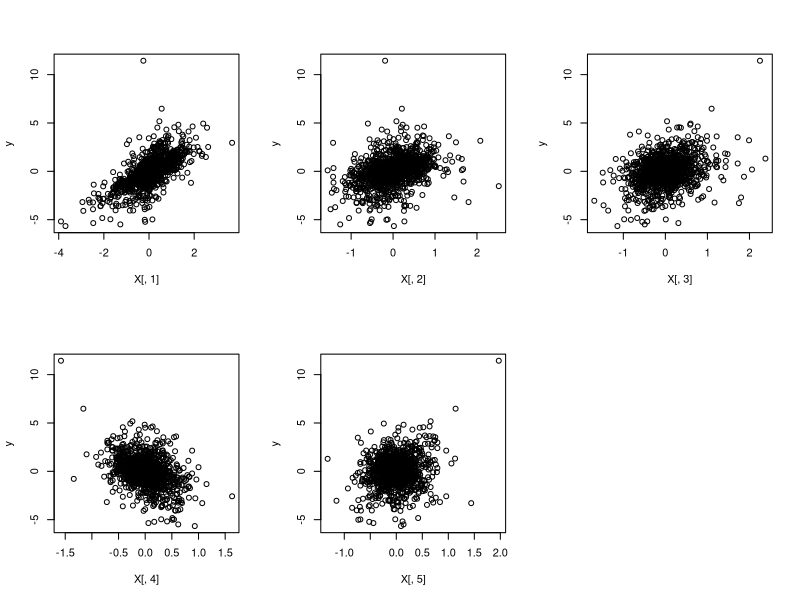
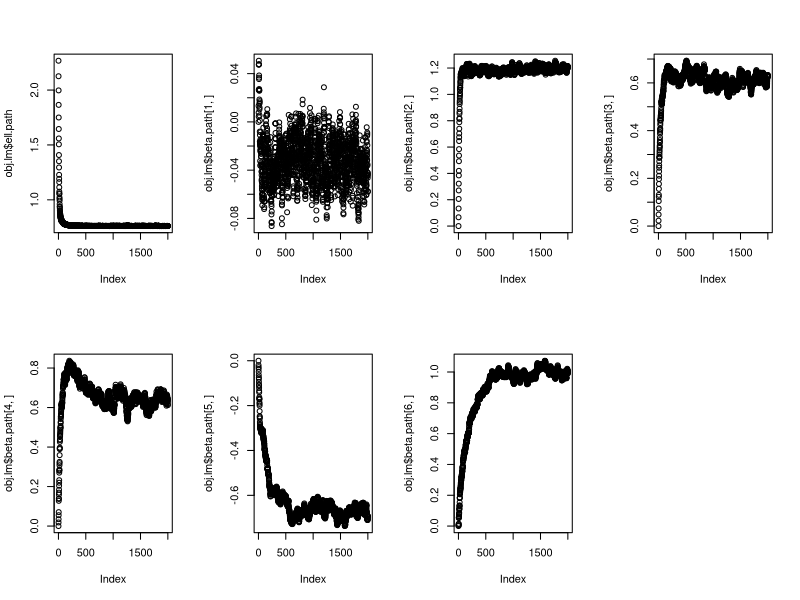

R code for these plots, in order:
#HW3 Drew Osherow

# import the 1st cleaned CSV data file into R
# returns a data frame with a list of variables 
df.y = read.csv("100_Portfolios_10x10_Daily.CSV")

# number of rows
nr.y = nrow(df.y)
# print out nr.y
nr.y
# number of columns
nc.y = ncol(df.y)
# print out nc.y
nc.y

# print out 1st row
# the 1st component is an empty cell and the rest 100 components are the names of 
# the 100 portfolios
df.y[1,]
# print out 1st column
# the 1st component is an empty cell and the rest 1259 components are the dates of 
# the 1259 daily returns
df.y[,1]

# now define data matrix Y (1259 by 100) for prediction
# need to convert a data frame to a numeric matrix
Y = apply(as.matrix.noquote(df.y[2:nr.y, 2:nc.y]), 2, as.numeric)
# the sample size (number of observations or data points)
n = nrow(Y)
# the dimensionality (number of response or Y variables)
q = ncol(Y)

# import the 2nd cleaned CSV data file into R
# returns a data frame with a list of variables 
df.x = read.csv("F-F_Research_Data_5_Factors_2x3_daily 2.CSV")

# number of rows
nr.x = nrow(df.x)
# print out nr.x
nr.x
# number of columns
nc.x = ncol(df.x)
# print out nc.x
nc.x

# print out 1st row
# the 1st component is an empty cell and the rest 6 components are the names of 
# the 6 X variables
df.x[1,]
# print out 1st column
# the 1st component is an empty cell and the rest 1259 components are the dates of 
# the 1259 days of daily factors
df.x[,1]

# now define data matrix X (1259 by 6) for prediction
# need to convert a data frame to a numeric matrix
X.all = apply(as.matrix.noquote(df.x[2:nr.x, 2:nc.x]), 2, as.numeric)
# the sample size (number of observations or data points)
n = nrow(X.all)
# the dimensionality (number of predictor or X variables)
p.all = ncol(X.all)

# preprocess the data
# consider the 50th portfolio return as the Y variable
y.id = 50
y = Y[,y.id]
# consider the excess return of portfolio by subtracting risk-free 
# interest rate (the RF column of X data matrix)
y = y - X.all[,6]
# consider only the 5 factors as the predictors (X variables)
X = X.all[,1:5]
# the sample size (number of observations or data points)
n = nrow(X)
# the dimensionality (number of predictor or X variables)
p = ncol(X)

# let us start with plotting the time series of hte portfolio vs those of 5 factors
# set the plotting area into a 2 by 3 panel
par(mfrow = c(2, 3))
plot(X[,1], y)
plot(X[,2], y)
plot(X[,3], y)
plot(X[,4], y)
plot(X[,5], y)

# calculate the mean and standard deviation for each variable
mean(y)
sd(y)
mean(X[,1])
sd(X[,1])
mean(X[,2])
sd(X[,2])
mean(X[,3])
sd(X[,3])
mean(X[,4])
sd(X[,4])
mean(X[,5])
sd(X[,5])

# calculate the correlation between y and each x variable
cor(y, X[,1])
cor(y, X[,2])
cor(y, X[,3])
cor(y, X[,4])
cor(y, X[,5])

# now apply the stochastic gradient descent (SGD) algorithm with the mini-batch 
# idea (skiing downhill with rough gradient) for regression analysis (finding 
# the optimal parameters of our prediction rule)
# define loss function ell(beta) = MSE(beta)
ell.lm <- function(X, y, beta){
  # sample size (number of rows)
  n = nrow(X)
  loss = t(y - X%*%beta)%*%(y - X%*%beta)/n
  return(loss)
}

# Define the gradient of loss function ell(beta) = MSE(beta)
ell.lm.grad <- function(X, y, beta){
  # sample size (number of rows)
  n = nrow(X)
  grad = 2*(t(X)%*%(X%*%beta - y))/n
  return(grad)
}

# find the optimal value of beta (with the lowest loss) using the idea of 
# gradient descent (skiing downhill) with mini-batch
# set default mini-batch size (mbsize) to 100
# stepsize should not be too large
ell.lm.opt.mb <- function(X, y, beta.ini, mbsize = 100, stepsize = 0.05, 
                          maxsteps = 2000, tol = 1e-4){
  # sample size (number of rows)
  n = nrow(X)
  # dimensionality
  p = ncol(X)
  # beta.opt holds the current value of the optimal beta
  beta.opt = beta.ini
  beta.opt.old = beta.opt
  # record the paths of beta.opt and ell(X, y, beta.opt) during the course 
  # of iterations
  beta.path = beta.ini
  ell.path = ell.lm(X, y, beta.ini)
  # iteration count
  iter = 0
  # for early stopping (1e8 or a sufficently large number)
  update = 1e8
  
  while((iter < maxsteps) && (update > tol)){
    # take a random set of mbsize data points from 1 to n
    mb.ind = sample(1:n, mbsize)
    X.mb = as.matrix(X[mb.ind, ], length(mb.ind), p)
    y.mb = as.matrix(y[mb.ind, ], length(mb.ind), 1)
    
    # gradient descent with a small step size (in the direction opposite to gradient)
    # use the mini-batch to compute the gradient of loss function
    beta.opt = beta.opt - stepsize*(ell.lm.grad(X.mb, y.mb, beta.opt))
    # use the relative change to check convergence for early stopping
    update = norm(beta.opt - beta.opt.old, type="2")/max(1e-4, norm(beta.opt.old, type="2"))
    beta.opt.old = beta.opt
    # add new values beta.opt and ell(X, y, beta.opt) to the solution path
    # attach a new column to matrix beta.path after each iteration
    beta.path = cbind(beta.path, beta.opt)
    ell.path = c(ell.path, ell.lm(X, y, beta.opt))
    # increase iteration count by one
    iter = iter + 1
  }
  
  # this function returns an object (a list of items)
  obj = list(beta.opt = beta.opt, beta.path = beta.path, ell.path = ell.path, iter = iter, 
             update = update)
  return(obj)
}

# Compute the value of the optimal beta
n = nrow(X)
# add the constant column of 1's to data matrix X for the intercept term
X.aug = cbind(rep(1, n), X)
# new dimensionality (p + 1)
p.aug = ncol(X.aug)
# set y as a column vector
y = as.matrix(y, n, 1)

# test sample size (for the last year 1/1/2017 - 12/31/2017)
n.test = 251
# training sample size (for the 1st 4 years 1/1/2013 - 12/31/2016)
n.train = n - n.test
# traning sample
X.aug.train = X.aug[1:n.train, ]
y.train = as.matrix(y[1:n.train, ], n.train, 1)
# test sample
X.aug.test = X.aug[(n.train+1):n, ]
y.test = as.matrix(y[(n.train+1):n, ], n.test, 1)

# set initial value to zero vector (0, ..., 0)
beta.ini = as.matrix(rep(0, p.aug), p.aug, 1)
obj.lm = ell.lm.opt.mb(X.aug.train, y.train, beta.ini)
# number of iterations used
obj.lm$iter
# relative change from the last iteration
obj.lm$update

# The value of the optimal beta
obj.lm$beta.opt

# plot the paths of ell(X, y, beta.opt) and beta.opt during the course of iterations
# set the plotting area into a 2 by 4 panel
par(mfrow = c(2, 4))   
plot(obj.lm$ell.path)
plot(obj.lm$beta.path[1,])
plot(obj.lm$beta.path[2,])
plot(obj.lm$beta.path[3,])
plot(obj.lm$beta.path[4,])
plot(obj.lm$beta.path[5,])
plot(obj.lm$beta.path[6,])

# define prediction error pe(beta) = MSE(beta)
pe.lm <- function(X, y, beta){
  # sample size (number of rows)
  n = nrow(X)
  pe = t(y - X%*%beta)%*%(y - X%*%beta)/n
  return(pe)
}

# calculate the prediction error using the test sample
obj.pe.lm = pe.lm(X.aug.test, y.test, obj.lm$beta.opt)
# print out prediction error
obj.pe.lm
# relative prediction error compared to variance of Y variable (portfolio return)
obj.pe.lm/var(y.test)
# fraction of variation in daily portfolio returns explained by Fama-French 5 factors
1 - obj.pe.lm/var(y.test)